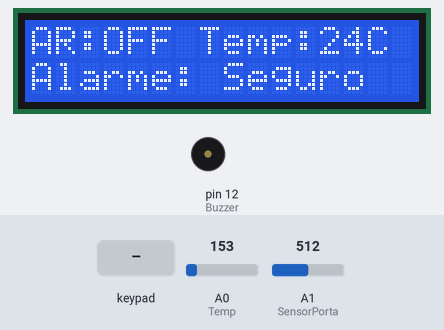
A sketch run on a simulated Arduino Uno, built with avr-gcc and run on an emulated ATmega328P. On the bench: 16×2 character LCD, buzzer (waves = sounding). The inputs (shaded band) are chosen by the test bench; at power-on: A1 (SensorPorta) = 512, A0 (Temp) = 153.

Above: at 1.2 s.
1.3 s: A1 (SensorPorta) set to 490
At 1.9 s:
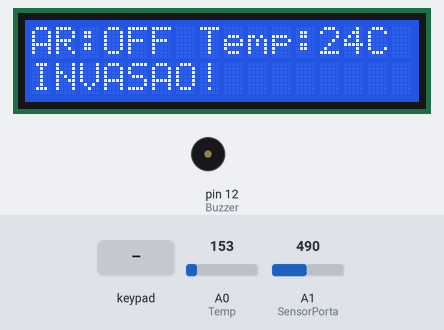
3.6 s: A0 (Temp) set to 173
At 4.75 s:
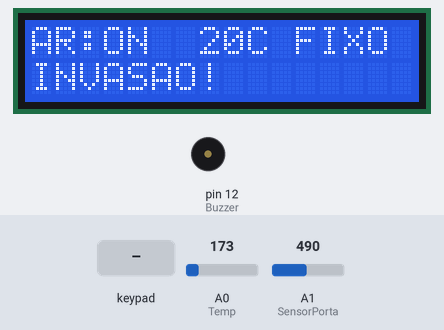
5.4 s: key '1' pressed
At 5.65 s:
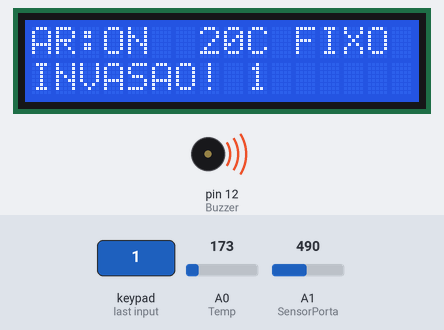
6.9 s: keypad keys 1 1 1 0 9 8 pressed 0.4 s apart
At 9.56 s:
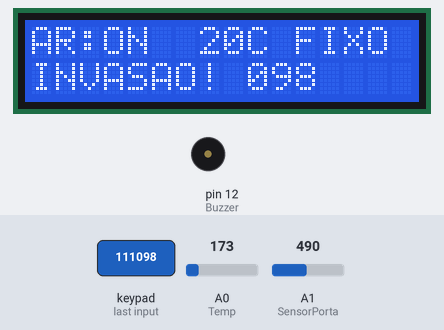
10.8 s: keypad keys 1 1 1 0 9 8 # pressed 0.4 s apart
At 13.46 s:
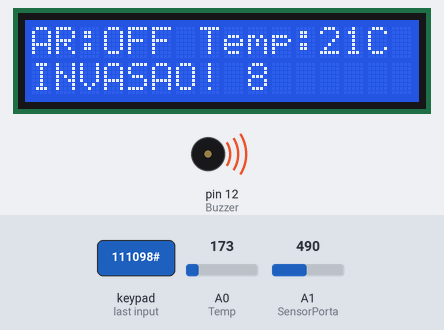
15.1 s: A0 (Temp) set to 114
At 16.3 s:
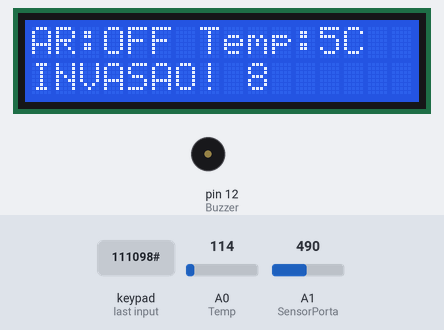
Timing chart, 0 to 17.8 s (numbered marks = the images above; inputs shaded):
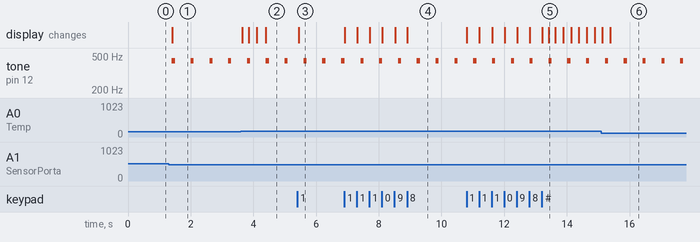

Measured:
- the behaviour switches between 500 and 499 on A1 (SensorPorta) (found by bisection; images 0 and 1)
- the behaviour switches between 159 and 160 on A0 (Temp) (found by bisection; images 1 and 2)
- after the input at 1.3 s, tone on pin 12 (Buzzer): alternates 440 Hz for 0.10 s and silent for 0.50 s, starting after 0.10 s; the display: changes after 0.12 s (image 1)
- after the input at 3.6 s, the display: first changes at once (image 2 shows a later state)
- after the input at 5.4 s, the display: changes at once (image 3)
- after the input at 6.9 s, the display: first changes at once (image 4 shows a later state)
- after the input at 10.8 s, the display: first changes at once (image 5 shows a later state)

The sketch:

sa_casa_autom_tica1.ino
```cpp
#include <Keypad.h>
#include <Adafruit_LiquidCrystal.h>

Adafruit_LiquidCrystal lcd(0);

const int Temp = A0;
const int SensorPorta = A1;
const int Buzzer = 12;

const byte TecladoL = 4;
const byte TecladoC = 3;

char teclas[TecladoL][TecladoC] = {
  {'1','2','3'},
  {'4','5','6'},
  {'7','8','9'},
  {'*','0','#'}
};

byte pinosLinhas[TecladoL] = {11, 10, 9, 8};
byte pinosColunas[TecladoC] = {7, 6, 5};

Keypad teclado = Keypad(makeKeymap(teclas), pinosLinhas, pinosColunas, TecladoL, TecladoC);

const int LIMITE_LUZ = 500;
const int TEMP_LIMITE = 28;
const int TEMP_ALVO = 20;

char senhaDigitada[5] = "";
int tamSenha = 0;

bool alarmeArmado = false;
bool alarmeDisparado = false;
bool feixeEstavaCortado = false;

bool arLigado = false;
bool desligadoManual = false;
bool voltandoAoAmbiente = false;
int tempAtual = 25;
int tempSensor = 25;

unsigned long tempoAnteriorBuzzer = 0;
bool estadoSom = false;
unsigned long tempoAnteriorTemp = 0;
unsigned long tempoAnteriorSensores = 0;

bool atualizarLinha0 = true;
bool atualizarLinha1 = true;

void setup() {
  pinMode(Buzzer, OUTPUT);
  noTone(Buzzer);

  teclado.setDebounceTime(1); // Na maquete física real use 20

  lcd.begin(16, 2);

  tempSensor = (analogRead(Temp) * 5.0 / 1024.0 - 0.5) * 100.0;
  tempAtual = tempSensor;
}

void loop() {
  // 1. Lê sensores a cada 200ms (deixa o teclado bem mais leve)
  if (millis() - tempoAnteriorSensores >= 200) {
    tempoAnteriorSensores = millis();

    int leituraLuz = analogRead(SensorPorta);
    if (!alarmeArmado && leituraLuz >= LIMITE_LUZ) {
      alarmeArmado = true;
    }

    bool feixeCortado = (leituraLuz < LIMITE_LUZ);
    if (alarmeArmado && feixeCortado && !feixeEstavaCortado) {
      alarmeDisparado = true;
      atualizarLinha1 = true;
      tone(Buzzer, 440);
      estadoSom = true;
      tempoAnteriorBuzzer = millis();
    }
    feixeEstavaCortado = feixeCortado;

    tempSensor = (analogRead(Temp) * 5.0 / 1024.0 - 0.5) * 100.0;
    bool tempAlta = (tempSensor >= TEMP_LIMITE);

    if (!tempAlta) {
      desligadoManual = false;
    }

    if (tempAlta && !arLigado && !desligadoManual) {
      arLigado = true;
      voltandoAoAmbiente = false;
      atualizarLinha0 = true;
    }
  }

  // 2. Buzzer com bip curto (100ms ligado, 500ms desligado) para diminuir lag no Tinkercad
  if (alarmeDisparado) {
    unsigned long agora = millis();
    if (estadoSom && (agora - tempoAnteriorBuzzer >= 100)) {
      noTone(Buzzer);
      estadoSom = false;
      tempoAnteriorBuzzer = agora;
    } else if (!estadoSom && (agora - tempoAnteriorBuzzer >= 500)) {
      tone(Buzzer, 440);
      estadoSom = true;
      tempoAnteriorBuzzer = agora;
    }
  } else if (estadoSom) {
    noTone(Buzzer);
    estadoSom = false;
  }

  // 3. Transição da Temperatura (250ms)
  if (arLigado) {
    if (millis() - tempoAnteriorTemp >= 250) {
      tempoAnteriorTemp = millis();
      if (tempAtual > TEMP_ALVO) {
        tempAtual--;
        atualizarLinha0 = true;
      }
    }
  } else {
    if (voltandoAoAmbiente) {
      if (millis() - tempoAnteriorTemp >= 250) {
        tempoAnteriorTemp = millis();
        if (tempAtual < tempSensor) {
          tempAtual++;
          atualizarLinha0 = true;
        } else {
          voltandoAoAmbiente = false;
        }
      }
    } else if (tempAtual != tempSensor) {
      tempAtual = tempSensor;
      atualizarLinha0 = true;
    }
  }

  // 4. Teclado 3x4
  char tecla = teclado.getKey();

  if (tecla) {
    if (tecla == '#') {
      arLigado = !arLigado;
      if (!arLigado) {
        desligadoManual = true;
        voltandoAoAmbiente = true;
      } else {
        desligadoManual = false;
        voltandoAoAmbiente = false;
      }
      atualizarLinha0 = true;
    }
    else if (tecla == '*') {
      tamSenha = 0;
      senhaDigitada[0] = '\0';
      atualizarLinha1 = true;
    }
    else if (tecla >= '0' && tecla <= '9') {
      if (tamSenha < 4) {
        senhaDigitada[tamSenha] = tecla;
        tamSenha++;
        senhaDigitada[tamSenha] = '\0';
        atualizarLinha1 = true;
      }

      if (tamSenha == 4) {
        if (senhaDigitada[0] == '1' && senhaDigitada[1] == '2' && senhaDigitada[2] == '3' && senhaDigitada[3] == '4') {
          alarmeDisparado = false;
          noTone(Buzzer);
          estadoSom = false;
        }
        tamSenha = 0;
        senhaDigitada[0] = '\0';
        atualizarLinha1 = true;
      }
    }
  }

  // 5. Atualiza só a linha do LCD que mudou
  if (atualizarLinha0) {
    lcd.setCursor(0, 0);
    if (!arLigado) {
      lcd.print("AR:OFF Temp:");
      lcd.print(tempAtual);
      lcd.print("C   ");
    } else if (tempAtual > TEMP_ALVO) {
      lcd.print("AR:ON ");
      lcd.print(tempAtual);
      lcd.print("C->");
      lcd.print(TEMP_ALVO);
      lcd.print("C   ");
    } else {
      lcd.print("AR:ON  ");
      lcd.print(tempAtual);
      lcd.print("C FIXO ");
    }
    atualizarLinha0 = false;
  }

  if (atualizarLinha1) {
    lcd.setCursor(0, 1);
    if (alarmeDisparado) {
      lcd.print("INVASAO! ");
      lcd.print(senhaDigitada);
      lcd.print("       ");
    } else {
      lcd.print("Alarme: Seguro  ");
    }
    atualizarLinha1 = false;
  }
}
```
